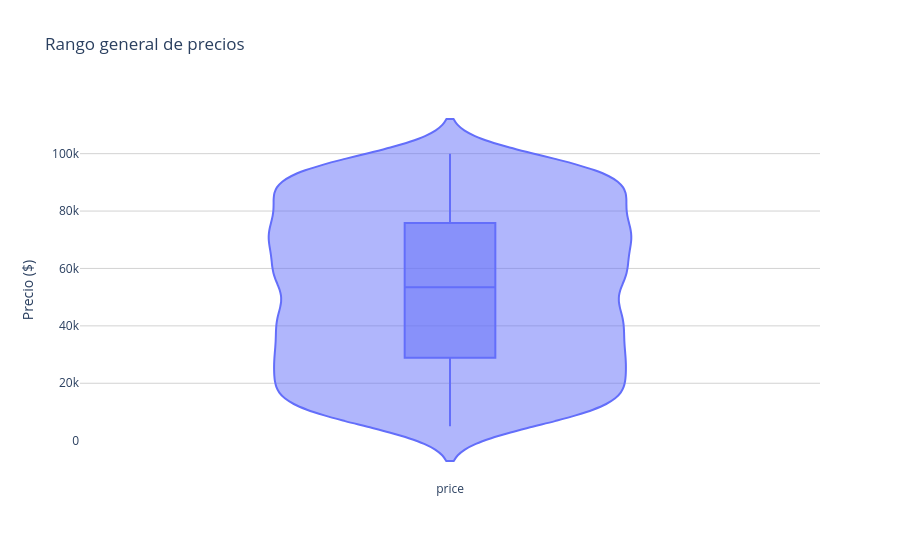

Notebook source saved alongside this figure:
### Markdown cell above
## ¿Cuál es el rango general de precios?

### Code cell
price=df['price']
fig=px.violin(
    data_frame=price,
    box=True,
    points='outliers',
    title='Rango general de precios'
)
fig.update_layout(
    plot_bgcolor='white',
    yaxis=dict(
        gridcolor='lightgrey',
        title='Precio ($)'
    ),
    xaxis=dict(
        title=None
    )
)
fig.show()

### Figure 1 — Plotly figure (JSON) as saved in the notebook; plotly's stock layout.template omitted (floating-point values rounded to 4 significant figures; data arrays with more than 128 entries replaced by an {"elided": "..."} marker saying what was removed)
{"data": [{"alignmentgroup": "True", "box": {"visible": true}, "hovertemplate": "variable=%{x}<br>value=%{y}<extra></extra>", "legendgroup": "", "marker": {"color": "#636efa"}, "name": "", "offsetgroup": "", "orientation": "v", "points": "outliers", "scalegroup": "True", "showlegend": false, "type": "violin", "x": {"elided": "2500 str values"}, "x0": " ", "xaxis": "x", "y": {"elided": "2500 float values"}, "y0": " ", "yaxis": "y"}], "layout": {"legend": {"tracegroupgap": 0}, "plot_bgcolor": "white", "title": {"text": "Rango general de precios"}, "violinmode": "group", "xaxis": {"anchor": "y", "domain": [0, 1], "title": {}}, "yaxis": {"anchor": "x", "domain": [0, 1], "gridcolor": "lightgrey", "title": {"text": "Precio ($)"}}}}
